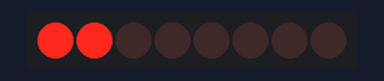
Recording of a program running on a simulated Raspberry Pi (BCM pin numbers). On the bench: 8 shift-register outputs drawn as a row of LEDs (first output left, lit = HIGH).

Above: at 0.2 s.
At 1.2 s:
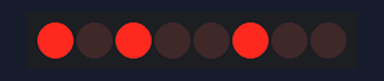
At 1.7 s:
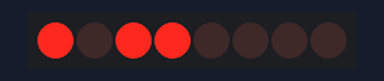
At 2.7 s:
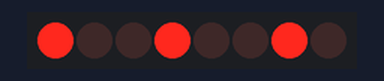
At 4.2 s:
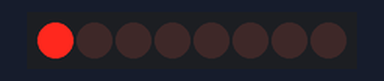
At 5.7 s:
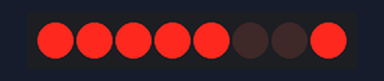
Timing chart, 0 to 6.5 s (numbered marks = the images above):
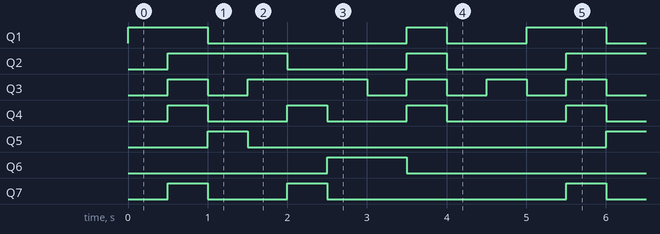

The program:

74595double_Timer_2digits_segment.py
```python
# piPlayer.py MP3 Player播放控制程式
import os
from os import walk
from os.path import join
import glob
import subprocess
from time import sleep
import RPi.GPIO as GPIO
import time
import numpy as np
GPIO.setmode(GPIO.BCM)
GPIO.setwarnings(False)

# Setup 74HC595 Shift Registor pins
DS   = 12     # Serial Data
SHCP = 21     # Clock
STCP = 20     # Latch
GPIO.setup(DS, GPIO.OUT)
GPIO.setup(SHCP, GPIO.OUT)
GPIO.setup(STCP, GPIO.OUT)
# Setup 7 segment display ,Q7 ~ Q1
seg = [[0,0,0,0,0,0,1],#0
       [1,0,0,1,1,1,1],#1
       [0,0,1,0,0,1,0],#2
       [0,0,0,0,1,1,0],#3
       [1,0,0,1,1,0,0],#4
       [0,1,0,0,1,0,0],#5
       [0,1,0,0,0,0,0],#6
       [0,0,0,1,1,1,1],#7
       [0,0,0,0,0,0,0],#8
       [0,0,0,0,1,0,0] #9
       ]
# Send Clock signal
def clock(pin):
    GPIO.output(pin, 1)
    GPIO.output(pin, 0)
# Send Latch signal
def latch(pin):
    GPIO.output(pin, 1)
    GPIO.output(pin, 0)
def display(index, dot):
    tenDigit = int(index / 10)
    unitDigit = index % 10
    if tenDigit == 0:
        digits = [[1,1,1,1,1,1,1], seg[unitDigit]]
    else:
        digits = [seg[tenDigit], seg[unitDigit]]
    # Send signal to 74HC595 and drive two 7 segment display
    clock(SHCP)
    for x in range(2):
        for bit in digits[x]:
            GPIO.output(DS, bit)
            latch(SHCP)
        GPIO.output(DS, dot)
        latch(SHCP)
    clock(STCP)
try:
    for i in range(100):
        display(i,1)
        #print(str(display(i,1)))
        time.sleep(0.5)
    time.sleep(10)
finally:
    GPIO.cleanup()
```

Measured:
- by itself, Q1: repeats every 5.0 s: LOW 2.5 s, HIGH 0.50 s, LOW 1.0 s, HIGH 1.0 s
- by itself, Q2: repeats every 5.0 s: LOW 1.5 s, HIGH 0.50 s, LOW 1.5 s, HIGH 1.5 s
- by itself, Q3: repeats every 5.0 s: LOW 0.50 s, HIGH 1.5 s, 3 × (LOW 0.50 s, HIGH 0.50 s)
- by itself, Q4: repeats every 5.0 s: 2 × (LOW 1.0 s, HIGH 0.50 s), LOW 1.5 s, HIGH 0.50 s
- by itself, Q5: alternates HIGH for 0.50 s and LOW for 4.5 s
- by itself, Q6: alternates HIGH for 1.0 s and LOW for 4.0 s
- by itself, Q7: repeats every 5.0 s: LOW 1.0 s, HIGH 0.50 s, LOW 3.0 s, HIGH 0.50 s
